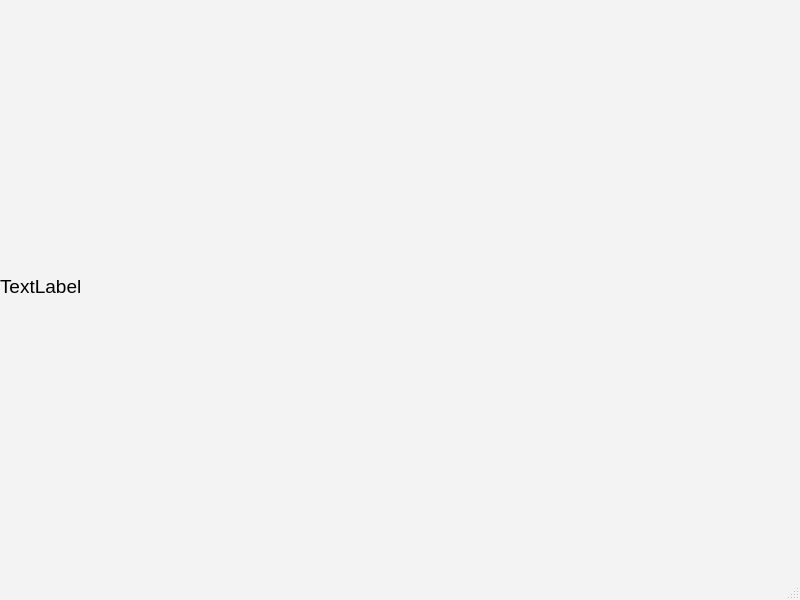
<?xml version="1.0" encoding="UTF-8"?>
<ui version="4.0">
 <class>MainWin</class>
 <widget class="QMainWindow" name="MainWin">
  <property name="geometry">
   <rect>
    <x>0</x>
    <y>0</y>
    <width>800</width>
    <height>600</height>
   </rect>
  </property>
  <property name="palette">
   <palette>
    <active>
     <colorrole role="Button">
      <brush brushstyle="SolidPattern">
       <color alpha="255">
        <red>217</red>
        <green>217</green>
        <blue>217</blue>
       </color>
      </brush>
     </colorrole>
     <colorrole role="Base">
      <brush brushstyle="SolidPattern">
       <color alpha="255">
        <red>255</red>
        <green>255</green>
        <blue>255</blue>
       </color>
      </brush>
     </colorrole>
     <colorrole role="Window">
      <brush brushstyle="SolidPattern">
       <color alpha="255">
        <red>243</red>
        <green>243</green>
        <blue>243</blue>
       </color>
      </brush>
     </colorrole>
    </active>
    <inactive>
     <colorrole role="Button">
      <brush brushstyle="SolidPattern">
       <color alpha="255">
        <red>217</red>
        <green>217</green>
        <blue>217</blue>
       </color>
      </brush>
     </colorrole>
     <colorrole role="Base">
      <brush brushstyle="SolidPattern">
       <color alpha="255">
        <red>255</red>
        <green>255</green>
        <blue>255</blue>
       </color>
      </brush>
     </colorrole>
     <colorrole role="Window">
      <brush brushstyle="SolidPattern">
       <color alpha="255">
        <red>243</red>
        <green>243</green>
        <blue>243</blue>
       </color>
      </brush>
     </colorrole>
    </inactive>
    <disabled>
     <colorrole role="Button">
      <brush brushstyle="SolidPattern">
       <color alpha="255">
        <red>217</red>
        <green>217</green>
        <blue>217</blue>
       </color>
      </brush>
     </colorrole>
     <colorrole role="Base">
      <brush brushstyle="SolidPattern">
       <color alpha="255">
        <red>243</red>
        <green>243</green>
        <blue>243</blue>
       </color>
      </brush>
     </colorrole>
     <colorrole role="Window">
      <brush brushstyle="SolidPattern">
       <color alpha="255">
        <red>243</red>
        <green>243</green>
        <blue>243</blue>
       </color>
      </brush>
     </colorrole>
    </disabled>
   </palette>
  </property>
  <property name="font">
   <font>
    <pointsize>14</pointsize>
   </font>
  </property>
  <property name="acceptDrops">
   <bool>true</bool>
  </property>
  <property name="windowTitle">
   <string>Adaptive OCU</string>
  </property>
  <property name="dockNestingEnabled">
   <bool>true</bool>
  </property>
  <property name="unifiedTitleAndToolBarOnMac">
   <bool>true</bool>
  </property>
  <widget class="QWidget" name="AUIWidget">
   <layout class="QHBoxLayout" name="globalLayout">
    <property name="margin">
     <number>0</number>
    </property>
    <item>
     <widget class="QLabel" name="label">
      <property name="text">
       <string>TextLabel</string>
      </property>
     </widget>
    </item>
   </layout>
  </widget>
  <widget class="QMenuBar" name="menubar">
   <property name="geometry">
    <rect>
     <x>0</x>
     <y>0</y>
     <width>800</width>
     <height>22</height>
    </rect>
   </property>
  </widget>
  <widget class="QStatusBar" name="logbar"/>
  <action name="actionHola">
   <property name="text">
    <string>Hola</string>
   </property>
  </action>
 </widget>
 <resources/>
 <connections/>
</ui>
